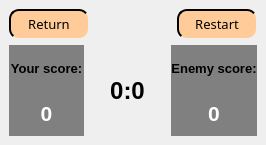
      <widget class="QWidget" name="GameActionPage">
       <layout class="QGridLayout" name="GameActionLayout">
        <property name="leftMargin">
         <number>0</number>
        </property>
        <property name="topMargin">
         <number>0</number>
        </property>
        <property name="rightMargin">
         <number>0</number>
        </property>
        <property name="bottomMargin">
         <number>0</number>
        </property>
        <property name="horizontalSpacing">
         <number>0</number>
        </property>
        <item row="1" column="0">
         <widget class="QWidget" name="gameScoreWidget" native="true">
          <property name="sizePolicy">
           <sizepolicy hsizetype="Expanding" vsizetype="Fixed">
            <horstretch>0</horstretch>
            <verstretch>0</verstretch>
           </sizepolicy>
          </property>
          <property name="minimumSize">
           <size>
            <width>0</width>
            <height>100</height>
           </size>
          </property>
          <property name="maximumSize">
           <size>
            <width>16777215</width>
            <height>100</height>
           </size>
          </property>
          <property name="baseSize">
           <size>
            <width>0</width>
            <height>100</height>
           </size>
          </property>
          <layout class="QGridLayout" name="gridLayout_22">
           <property name="topMargin">
            <number>0</number>
           </property>
           <item row="0" column="1">
            <widget class="QWidget" name="widget_3" native="true">
             <layout class="QGridLayout" name="gridLayout_27">
              <property name="leftMargin">
               <number>0</number>
              </property>
              <property name="topMargin">
               <number>0</number>
              </property>
              <property name="rightMargin">
               <number>0</number>
              </property>
              <property name="bottomMargin">
               <number>0</number>
              </property>
              <property name="spacing">
               <number>0</number>
              </property>
              <item row="0" column="0">
               <widget class="QLabel" name="winStatisticLabel">
                <property name="font">
                 <font>
                  <family>Arial</family>
                  <pointsize>18</pointsize>
                  <weight>75</weight>
                  <bold>true</bold>
                 </font>
                </property>
                <property name="text">
                 <string>0:0</string>
                </property>
                <property name="alignment">
                 <set>Qt::AlignCenter</set>
                </property>
               </widget>
              </item>
             </layout>
            </widget>
           </item>
           <item row="0" column="0">
            <widget class="QWidget" name="widget_5" native="true">
             <property name="autoFillBackground">
              <bool>false</bool>
             </property>
             <property name="styleSheet">
              <string notr="true">background-color: gray;</string>
             </property>
             <layout class="QGridLayout" name="gridLayout_24">
              <property name="leftMargin">
               <number>0</number>
              </property>
              <property name="topMargin">
               <number>0</number>
              </property>
              <property name="rightMargin">
               <number>0</number>
              </property>
              <property name="bottomMargin">
               <number>0</number>
              </property>
              <property name="spacing">
               <number>0</number>
              </property>
              <item row="0" column="0">
               <widget class="QLabel" name="firstPlayerTextScore">
                <property name="sizePolicy">
                 <sizepolicy hsizetype="Preferred" vsizetype="Preferred">
                  <horstretch>0</horstretch>
                  <verstretch>0</verstretch>
                 </sizepolicy>
                </property>
                <property name="font">
                 <font>
                  <family>Arial</family>
                  <pointsize>10</pointsize>
                  <weight>75</weight>
                  <bold>true</bold>
                 </font>
                </property>
                <property name="text">
                 <string>Your score:</string>
                </property>
                <property name="alignment">
                 <set>Qt::AlignCenter</set>
                </property>
               </widget>
              </item>
              <item row="1" column="0">
               <widget class="QLabel" name="firstPlayerScore">
                <property name="font">
                 <font>
                  <family>Arial</family>
                  <pointsize>16</pointsize>
                  <weight>75</weight>
                  <bold>true</bold>
                 </font>
                </property>
                <property name="styleSheet">
                 <string notr="true">color: White;</string>
                </property>
                <property name="text">
                 <string>0</string>
                </property>
                <property name="alignment">
                 <set>Qt::AlignCenter</set>
                </property>
               </widget>
              </item>
             </layout>
            </widget>
           </item>
           <item row="0" column="2">
            <widget class="QWidget" name="widget_4" native="true">
             <property name="styleSheet">
              <string notr="true">background-color: gray;</string>
             </property>
             <layout class="QGridLayout" name="gridLayout_25">
              <property name="leftMargin">
               <number>0</number>
              </property>
              <property name="topMargin">
               <number>0</number>
              </property>
              <property name="rightMargin">
               <number>0</number>
              </property>
              <property name="bottomMargin">
               <number>0</number>
              </property>
              <property name="spacing">
               <number>0</number>
              </property>
              <item row="1" column="0">
               <widget class="QLabel" name="secondPlayerScore">
                <property name="font">
                 <font>
                  <family>Arial</family>
                  <pointsize>16</pointsize>
                  <weight>75</weight>
                  <bold>true</bold>
                 </font>
                </property>
                <property name="styleSheet">
                 <string notr="true">color: White;</string>
                </property>
                <property name="text">
                 <string>0</string>
                </property>
                <property name="alignment">
                 <set>Qt::AlignCenter</set>
                </property>
               </widget>
              </item>
              <item row="0" column="0">
               <widget class="QLabel" name="secondPlayerTextScore">
                <property name="font">
                 <font>
                  <family>Arial</family>
                  <pointsize>10</pointsize>
                  <weight>75</weight>
                  <bold>true</bold>
                 </font>
                </property>
                <property name="text">
                 <string>Enemy score:</string>
                </property>
                <property name="alignment">
                 <set>Qt::AlignCenter</set>
                </property>
               </widget>
              </item>
             </layout>
            </widget>
           </item>
          </layout>
         </widget>
        </item>
        <item row="0" column="0">
         <layout class="QGridLayout" name="gridLayout_4">
          <property name="leftMargin">
           <number>9</number>
          </property>
          <property name="topMargin">
           <number>9</number>
          </property>
          <property name="rightMargin">
           <number>9</number>
          </property>
          <property name="bottomMargin">
           <number>0</number>
          </property>
          <item row="0" column="2">
           <widget class="QLabel" name="gameActionInformativeLabel">
            <property name="font">
             <font>
              <pointsize>10</pointsize>
             </font>
            </property>
            <property name="text">
             <string/>
            </property>
           </widget>
          </item>
          <item row="0" column="0">
           <widget class="QPushButton" name="returnButton">
            <property name="minimumSize">
             <size>
              <width>80</width>
              <height>30</height>
             </size>
            </property>
            <property name="font">
             <font>
              <family>Bauhaus 93</family>
              <pointsize>10</pointsize>
             </font>
            </property>
            <property name="styleSheet">
             <string notr="true">QPushButton {
	background-color: #FFCC99;
	border-style: outset;
	border-width: 2px;
	border-radius: 10px;
}
QPushButton:hover {
	background-color: #FFA64D;
	border-style: outset;
	border-width: 2px;
	border-radius: 10px;
}</string>
            </property>
            <property name="text">
             <string>Return</string>
            </property>
           </widget>
          </item>
          <item row="0" column="4">
           <widget class="QPushButton" name="restartButton">
            <property name="minimumSize">
             <size>
              <width>80</width>
              <height>30</height>
             </size>
            </property>
            <property name="font">
             <font>
              <family>Bauhaus 93</family>
              <pointsize>10</pointsize>
             </font>
            </property>
            <property name="styleSheet">
             <string notr="true">QPushButton {
	background-color: #FFCC99;
	border-style: outset;
	border-width: 2px;
	border-radius: 10px;
}
QPushButton:hover {
	background-color: #FFA64D;
	border-style: outset;
	border-width: 2px;
	border-radius: 10px;
}</string>
            </property>
            <property name="text">
             <string>Restart</string>
            </property>
           </widget>
          </item>
          <item row="0" column="3">
           <spacer name="horizontalSpacer_5">
            <property name="orientation">
             <enum>Qt::Horizontal</enum>
            </property>
            <property name="sizeHint" stdset="0">
             <size>
              <width>40</width>
              <height>20</height>
             </size>
            </property>
           </spacer>
          </item>
          <item row="0" column="1">
           <spacer name="horizontalSpacer_8">
            <property name="orientation">
             <enum>Qt::Horizontal</enum>
            </property>
            <property name="sizeHint" stdset="0">
             <size>
              <width>40</width>
              <height>20</height>
             </size>
            </property>
           </spacer>
          </item>
         </layout>
        </item>
       </layout>
      </widget>
